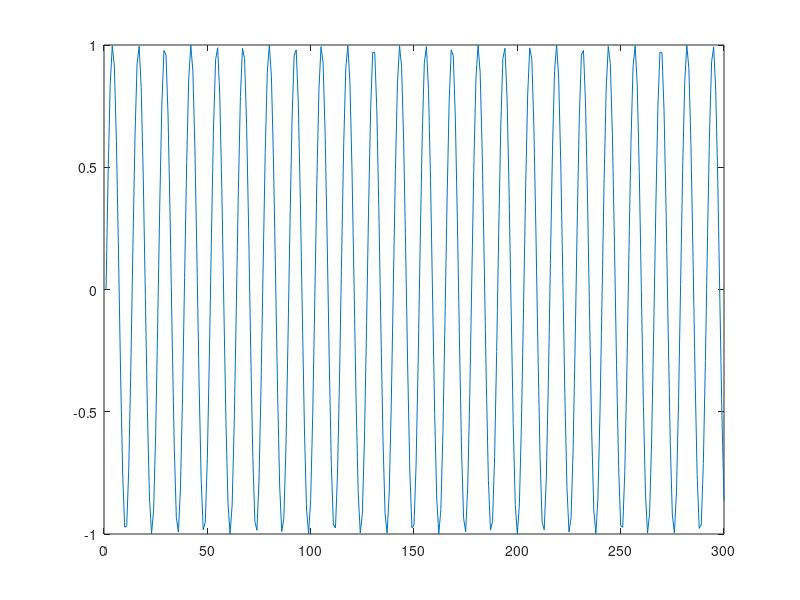

Reproduce this figure in MATLAB. (Note: this script raises an error after producing the figure.)
%% Test functio awgn(), its behaving

fs = 47e3;
ts = 1/fs;
nLen = 300;

f = 3.72e3;
t = [0:ts:(nLen-1)*ts];
y = sin(2*pi*f*t);
tNoise = awgn(y,3,0);       %add noise with SNR = dBW, signal is 0dBW

figure;
plot(y); hold on;
plot(yNoise, 'r'); hold off;
